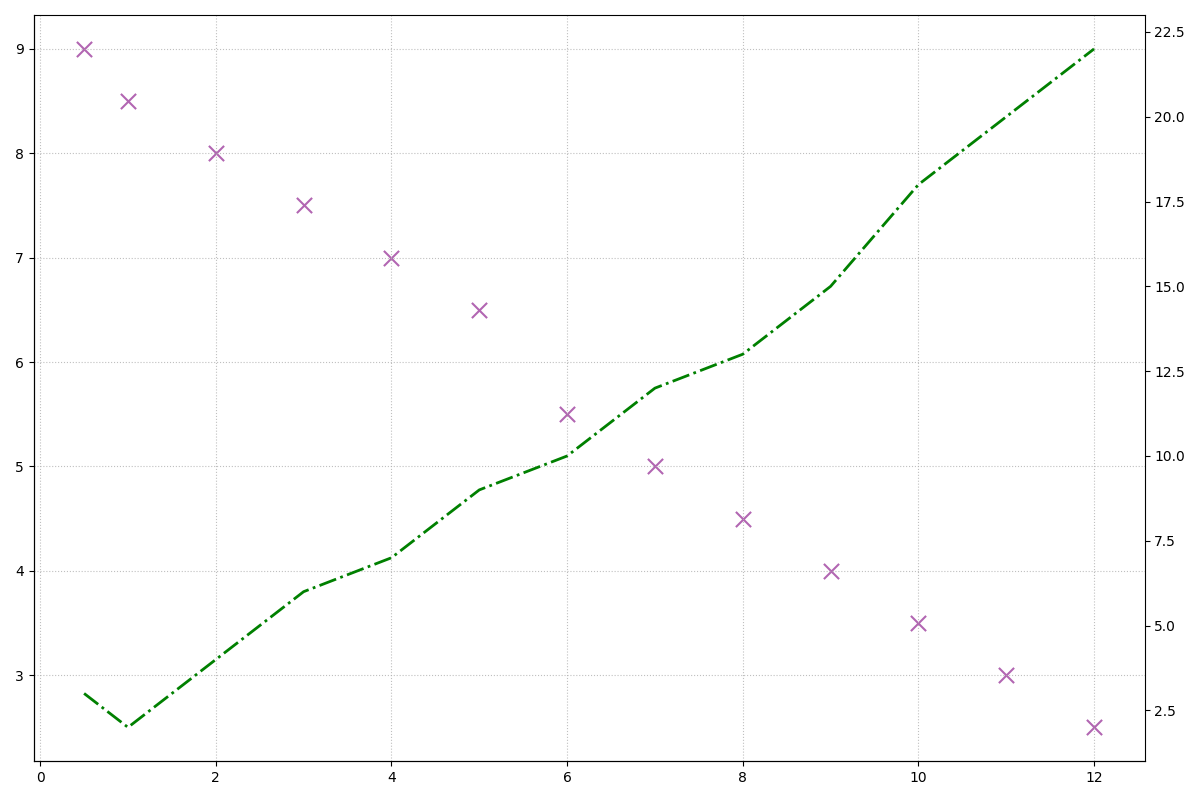

This chart was generated by the following Python code:
import matplotlib.pyplot as plt
import numpy as np

screen_time = np.array([0.5, 1, 2, 3, 4, 5, 6, 7, 8, 9, 10, 11, 12])
sleep_quality = np.array([9, 8.5, 8, 7.5, 7, 6.5, 5.5, 5, 4.5, 4, 3.5, 3, 2.5])
sleep_disturbances = np.array([3, 2, 4, 6, 7, 9, 10, 12, 13, 15, 18, 20, 22])

fig, ax1 = plt.subplots(figsize=(12, 8))

ax1.scatter(screen_time, sleep_quality, c='purple', edgecolor='gray', s=120, alpha=0.6, marker='x')

ax2 = ax1.twinx()
ax2.plot(screen_time, sleep_disturbances, color='green', linewidth=2, linestyle='-.')

ax1.grid(True, linestyle=':', alpha=0.8)

ax1.spines['top'].set_visible(False)
ax1.spines['right'].set_visible(False)

plt.tight_layout()
plt.show()
